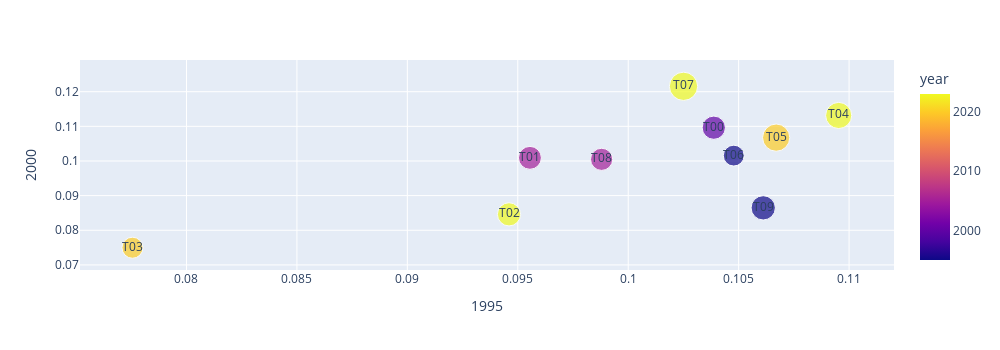

The code cell stored with this chart in its notebook:
### Code cell
px.scatter(TOPICS.reset_index(), 1995, 2000, 
           hover_name='label', text='topic_id', 
           size=(TOPICS[1995] * TOPICS[2020]),
           color='year',
           width=1000, height=350)

### Figure 1 — Plotly figure (JSON) as saved in the notebook; plotly's stock layout.template omitted (floating-point values rounded to 4 significant figures)
{"data": [{"hovertemplate": "<b>%{hovertext}</b><br><br>1995=%{x}<br>2000=%{y}<br>size=%{marker.size}<br>topic_id=%{text}<br>year=%{marker.color}<extra></extra>", "hovertext": ["T00 patients, treatment, therapy, study, results, days, toxicity", "T01 group, case, study, cases, women, patients, metastases", "T02 cell, lines, cell lines, cancer, bone, development, treatment", "T03 cancer, breast, breast cancer, lung, tumors, mg, treatment", "T04 patients, survival, months, disease, response, rate, stage", "T05 cells, cell, tumor, expression, gene, growth, protein", "T06 tumor, activity, tissue, risk, samples, size, cells", "T07 cancer, patients, years, treatment, disease, therapy, age", "T08 carcinoma, groups, lesions, treatment, dose, volume, loss", "T09 cells, expression, cancer, results, mice, treatment, levels"], "legendgroup": "", "marker": {"color": [2000, 2005, 2023, 2020, 2023, 2020, 1995, 2023, 2005, 1995], "coloraxis": "coloraxis", "size": [0.009346, 0.009072, 0.009313, 0.00767, 0.01184, 0.01282, 0.007538, 0.01385, 0.008496, 0.01023], "sizemode": "area", "sizeref": 3.463e-05, "symbol": "circle"}, "mode": "markers+text", "name": "", "orientation": "v", "showlegend": false, "text": ["T00", "T01", "T02", "T03", "T04", "T05", "T06", "T07", "T08", "T09"], "type": "scatter", "x": [0.1039, 0.09555, 0.0946, 0.07755, 0.1095, 0.1067, 0.1048, 0.1025, 0.0988, 0.1061], "xaxis": "x", "y": [0.1096, 0.1009, 0.0846, 0.07496, 0.1131, 0.1067, 0.1015, 0.1216, 0.1005, 0.08647], "yaxis": "y"}], "layout": {"coloraxis": {"colorbar": {"title": {"text": "year"}}, "colorscale": [[0, "#0d0887"], [0.1111, "#46039f"], [0.2222, "#7201a8"], [0.3333, "#9c179e"], [0.4444, "#bd3786"], [0.5556, "#d8576b"], [0.6667, "#ed7953"], [0.7778, "#fb9f3a"], [0.8889, "#fdca26"], [1, "#f0f921"]]}, "height": 350, "legend": {"itemsizing": "constant", "tracegroupgap": 0}, "margin": {"t": 60}, "width": 1000, "xaxis": {"anchor": "y", "autorange": true, "domain": [0, 1], "range": [0.07518, 0.112], "title": {"text": "1995"}, "type": "linear"}, "yaxis": {"anchor": "x", "autorange": true, "domain": [0, 1], "range": [0.06853, 0.1291], "title": {"text": "2000"}, "type": "linear"}}}
